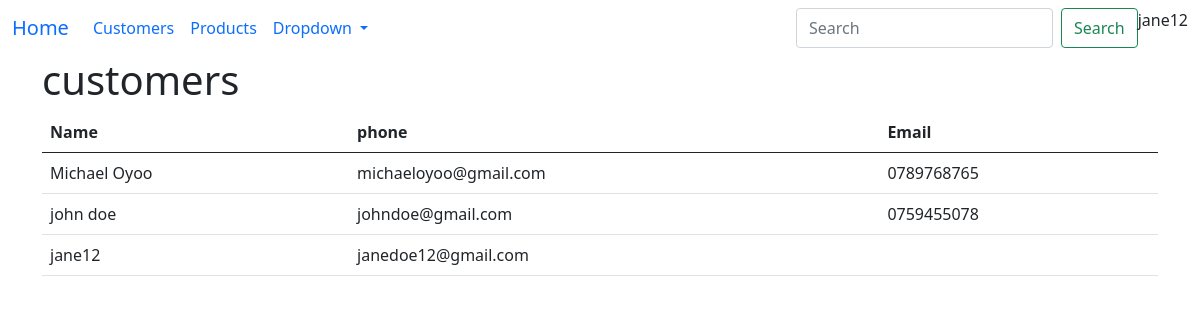
The app's page /customers (signed in), older data.
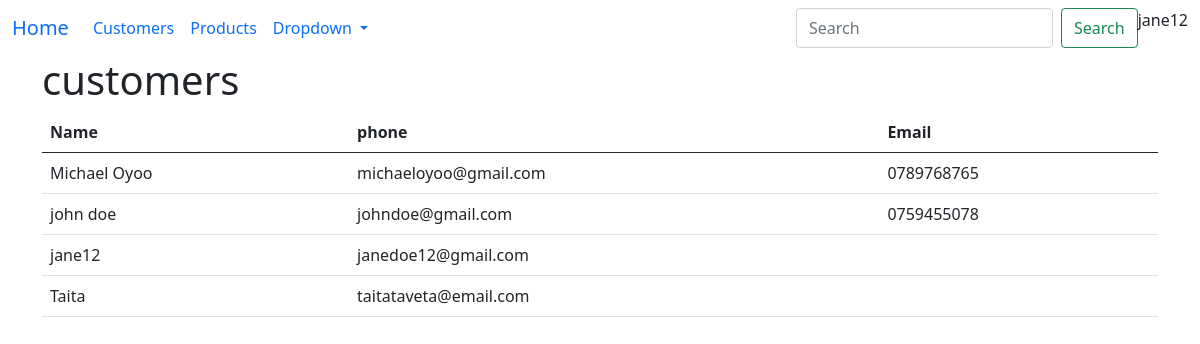
The same page, newer data.
### sales/models.py (models this page shows, shortened)
class Customer(models.Model):
    first_name = models.CharField(max_length=20)
    last_name = models.CharField(max_length=20)
    email = models.EmailField()
    phone = models.CharField(max_length=12)
    user = models.ForeignKey(User, on_delete=models.CASCADE)
    password = models.CharField(max_length=20)

### sales/views.py (the view)
# urls.py: path('customers', customers, name='customers'),
@login_required
def customers(request):
    customers = Customer.objects.all()
    context = {'customers': customers}
    return render(request, 'customers.html', context)

### sales/templates/customers.html
{%extends 'base.html'%}
{%block main%}
    <h1>customers</h1>
    <table class="table  table-hover">
        <thead>
            <th>Name</th>
            <th>phone</th>
            <th>Email</th>
        </thead>
        <tbody>
            {% for customer in customers%}
            <tr>
                <td>{{customer.first_name}}</td>
                <td>{{customer.email}}</td>
                <td>{{customer.phone}}</td>
            </tr>
            {% endfor %}
        </tbody>
    </table>
{% endblock %}

### sales/templates/base.html (shortened to what this page needs)
<!DOCTYPE html>
<html lang="en">
<head>
    <link href="https://cdn.jsdelivr.net/npm/bootstrap@5.0.2/dist/css/bootstrap.min.css" rel="stylesheet">
</head>
<body>
<nav class="navbar navbar-expand-lg bg-body-tertiary">
  <div class="container-fluid">
    <a class="navbar-brand" href="/">Home</a>
    <div class="collapse navbar-collapse" id="navbarSupportedContent">
      <ul class="navbar-nav me-auto mb-2 mb-lg-0">
        <li class="nav-item">
          <a class="nav-link active" aria-current="page" href="/customers">Customers</a>
        </li>
        <li class="nav-item">
          <a class="nav-link" href="/products">Products</a>
        </li>
        <li class="nav-item dropdown">
          <a class="nav-link dropdown-toggle" href="#" role="button" data-bs-toggle="dropdown" aria-expanded="false">
            Dropdown
          </a>
        </li>
        <li class="nav-item">
          <a class="nav-link disabled" aria-disabled="true"></a>
        </li>
      </ul>
      <form class="d-flex" role="search">
        <input class="form-control me-2" type="search" placeholder="Search" aria-label="Search">
        <button class="btn btn-outline-success" type="submit">Search</button>
        <div class="d-flex" m1>{% if user.is_authenticated%}
        <p> {{user.first_name}} </p>
        {% else %}
        <a href="login_page" class=" btn btn-success">Login</a>
        {% endif %}
        </div>
      </form>
    </div>
  </div>
</nav>
<div class="container">
  {% block main %} {% endblock %}
</div>
</body>
</html>

Row changes from the older to the newer data that the page shows:
added Customer: first_name "Taita", email "taitataveta@email.com"
